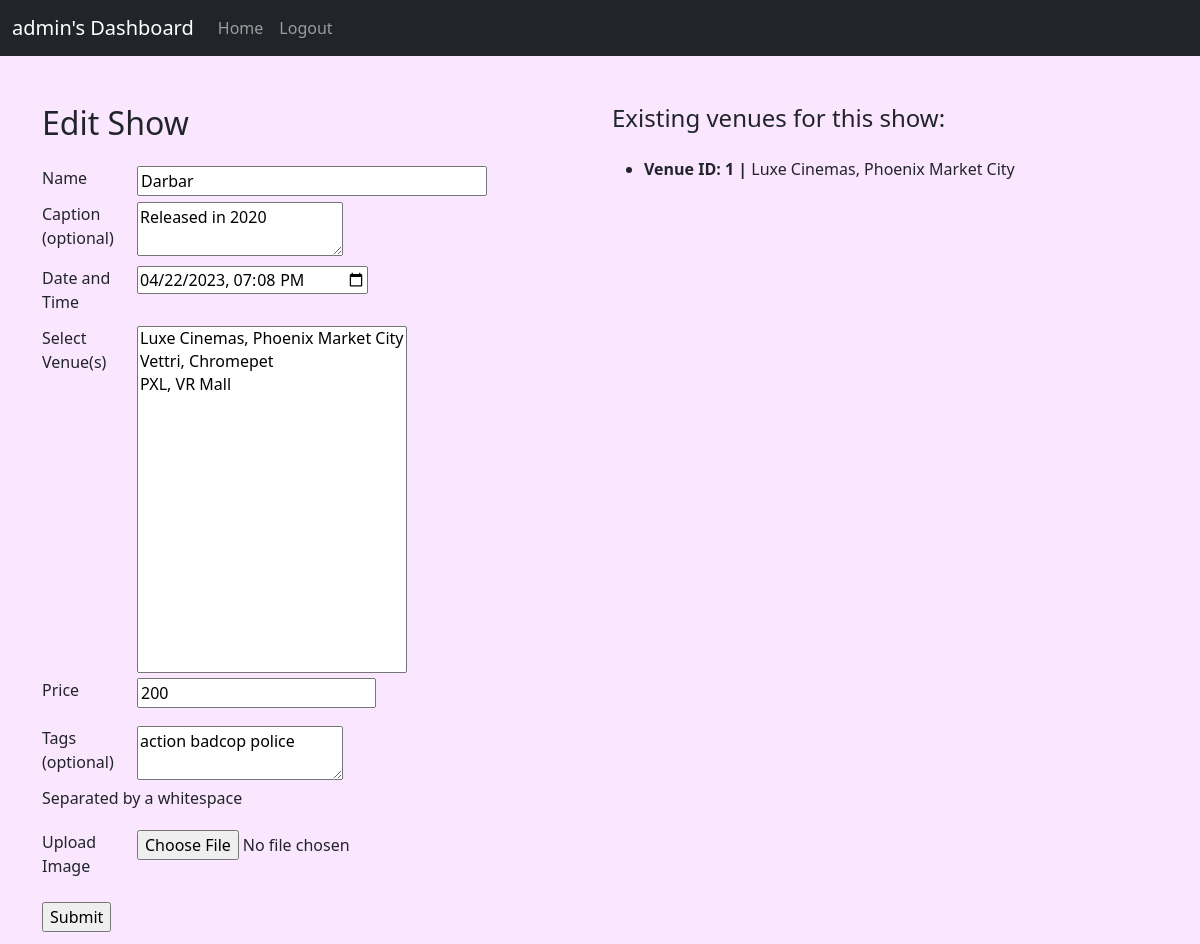
/edit_show/2 (signed in), run on an earlier commit of the app's database.
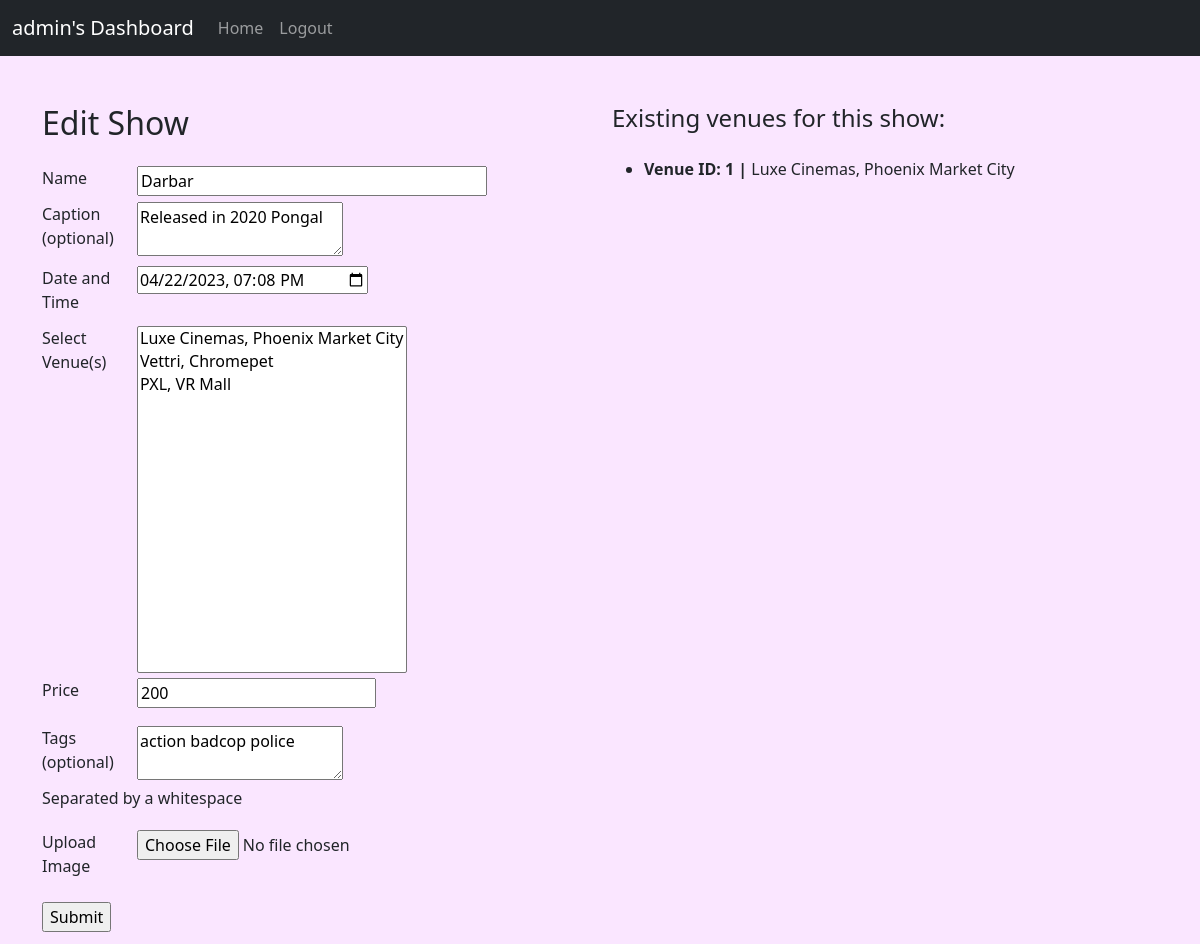
And on a later commit of the database.
### app/models.py (models this page shows, shortened)
class Show(db.Model):
    id = db.Column(db.Integer, primary_key = True)
    name = db.Column(db.String(32), index = True, nullable = False)
    caption = db.Column(db.String(128))
    timing = db.Column(db.DateTime, index = True, nullable = False)
    price = db.Column(db.Integer, index = True, nullable = False)
    rating = db.Column(db.Integer, nullable = True)
    rated_bookings = db.Column(db.Integer, default = 0)
    pic = db.Column(db.LargeBinary)
    tags = db.relationship('Tag', backref = 'show', lazy = 'dynamic', cascade = 'all, delete')
    bookings = db.relationship('Booking', backref = 'show', lazy = 'dynamic', cascade = 'all, delete')
    __table_args__ = (UniqueConstraint('name', 'timing', name='u_show_name_timing'),)

### app/routes.py (the view)
    def wrapper_func(*args, **kwargs):
        if current_user.username != "admin":
            flash("Access denied. No admin privileges for {}".format(current_user.username))
            return redirect(url_for('index'))
        else:
            return my_route(*args, **kwargs)

### app/forms.py (shortened to what this page needs)
class ShowForm(FlaskForm):
    name = StringField('Name', validators=[DataRequired()])
    caption = TextAreaField('Caption (optional)')
    venue = SelectMultipleField('Select Venue(s)', validators=[DataRequired()])
    timing = DateTimeLocalField('Date and Time', validators=[DataRequired()], format="%Y-%m-%dT%H:%M")
    price = IntegerField('Price', validators=[DataRequired()])
    tags = TextAreaField('Tags (optional)')
    pic = FileField('Upload Image',validators=[FileAllowed(['jpg', 'jpeg', 'png'])], default=None)
    submit = SubmitField('Submit')

### app/models.py (called while the page is built)
@login.user_loader
def load_user(id):
    return User.query.get(int(id))

### app/routes.py (called while the page is built)
def check_admin_decor(my_route):
    def wrapper_func(*args, **kwargs):
        if current_user.username != "admin":
            flash("Access denied. No admin privileges for {}".format(current_user.username))
            return redirect(url_for('index'))
        else:
            return my_route(*args, **kwargs)
    wrapper_func.__name__ = my_route.__name__
    return wrapper_func

### app/templates/create_show.html (shortened to what this page needs)
{% extends "base.html" %}
{% block content %}
<div class="container">
    <div class="row">
        <div class="col">
            <h2 class="mb-4">{{title}}</h2>
            <form action="" method="POST" enctype="multipart/form-data" novalidate onsubmit="return showConfirmation()">
                <div class="row mb-1">
                    <div class="col-2">
                        <label for="name" class="form-label">{{form.name.label}}</label>
                    </div>
                    <div class="col" id="name">{{form.name(size=32)}}
                    </div>
                </div>
                <div class="row mb-1">
                    <div class="col-2">
                        <label for="caption" class="form-label">{{form.caption.label}}</label>
                    </div>
                    <div class="col" id="caption">{{form.caption() }}
                    </div>
                </div>
                <div class="row mb-1">
                    <div class="col-2">
                        <label for="timing" class="form-label">{{form.timing.label}}</label>
                    </div>
                    <div class="col" id="timing">{{form.timing() }}
                    </div>
                </div>
                <div class="row mb-1">
                    <div class="col-2">
                        <label for="location" class="form-label">{{form.venue.label}}</label>
                    </div>
                    <div class="col" id="location">{{form.venue(size=15) }}
                    </div>
                </div>
                <div class="row mb-3">
                    <div class="col-2">
                        <label for="price" class="form-label">{{form.price.label}}</label>
                    </div>
                    <div class="col" id="price">{{ form.price() }}
                    </div>
                </div>
                <div class="row mb-1">
                    <div class="col-2">
                        <label for="location" class="form-label">{{form.tags.label}}</label>
                    </div>
                    <div class="col" id="location">{{form.tags() }}
                    </div>
                    <p>Separated by a whitespace</p>
                </div>
                <div class="row mb-3">
                    <div class="col-2">
                        <label for="pic" class="form-label">{{form.pic.label}}</label>
                    </div>
                    <div class="col" id="pic">{{ form.pic() }}
                    </div>
                </div>
                <div class="row mb-1">
                    <div class="col-2">
                        <label for="submit" class="form-label">{{form.submit()}}</label>
                    </div>
                </div>
            </form>
        </div>
        <div class="col">
            {%if existing_venues %}
                <h4 class="mb-4">Existing venues for this show:</h4>
                <ul class="mb-4">
                    {% for venue in existing_venues %}
                        <li><span style="font-weight: bold;">Venue ID: {{venue.id}} | </span>{{venue.name}}, {{venue.location}}</li>
                    {% endfor %}
                </ul>
            {% endif %}
        </div>
    </div>
</div>
{% endblock %}

What changed in the data, as far as the page shows it:
changed Show "Darbar": caption "Released in 2020" → "Released in 2020 Pongal"
